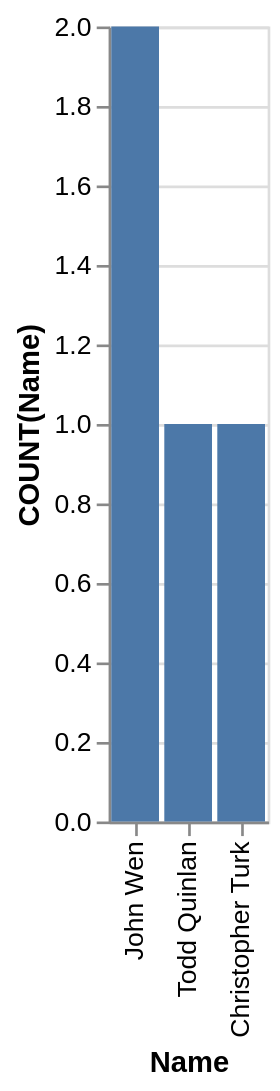

Source (Vega-Lite JSON):
### Vega-Lite specification from a JSON file in a GitHub repository (floating-point values rounded to 4 significant figures)
{"data": {"values": [{"x_data": "John Wen", "y_data": 2}, {"x_data": "Todd Quinlan", "y_data": 1}, {"x_data": "Christopher Turk", "y_data": 1}]}, "mark": "bar", "encoding": {"x": {"field": "x_data", "type": "nominal", "title": "Name", "sort": {"op": "sum", "field": "y_data", "order": "descending"}}, "y": {"field": "y_data", "type": "quantitative", "title": "COUNT(Name)"}}}
